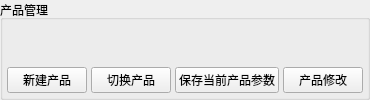
    <widget class="QGroupBox" name="groupBox_4">
     <property name="sizePolicy">
      <sizepolicy hsizetype="Preferred" vsizetype="Preferred">
       <horstretch>0</horstretch>
       <verstretch>0</verstretch>
      </sizepolicy>
     </property>
     <property name="title">
      <string>产品管理</string>
     </property>
     <layout class="QGridLayout" name="gridLayout_9">
      <property name="leftMargin">
       <number>4</number>
      </property>
      <property name="topMargin">
       <number>6</number>
      </property>
      <property name="rightMargin">
       <number>4</number>
      </property>
      <property name="bottomMargin">
       <number>4</number>
      </property>
      <property name="horizontalSpacing">
       <number>4</number>
      </property>
      <property name="verticalSpacing">
       <number>1</number>
      </property>
      <item row="1" column="2">
       <widget class="QPushButton" name="pushButton_product_save">
        <property name="text">
         <string>保存当前产品参数</string>
        </property>
       </widget>
      </item>
      <item row="1" column="1">
       <widget class="QPushButton" name="pushButton_product_open">
        <property name="text">
         <string>切换产品</string>
        </property>
       </widget>
      </item>
      <item row="1" column="3">
       <widget class="QPushButton" name="pushButton_product_modify">
        <property name="text">
         <string>产品修改</string>
        </property>
       </widget>
      </item>
      <item row="1" column="0">
       <widget class="QPushButton" name="pushButton_product_new">
        <property name="text">
         <string>新建产品</string>
        </property>
       </widget>
      </item>
      <item row="0" column="0" colspan="4">
       <widget class="QLabel" name="label_product_name">
        <property name="text">
         <string/>
        </property>
        <property name="alignment">
         <set>Qt::AlignCenter</set>
        </property>
       </widget>
      </item>
     </layout>
    </widget>
